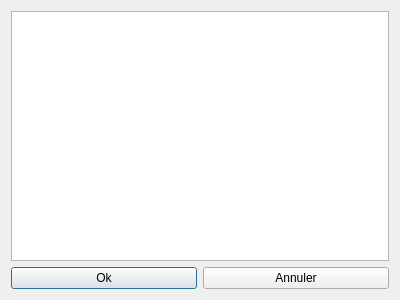
<?xml version="1.0" encoding="UTF-8"?>
<ui version="4.0">
 <class>FenetrePosition</class>
 <widget class="QDialog" name="FenetrePosition">
  <property name="geometry">
   <rect>
    <x>0</x>
    <y>0</y>
    <width>400</width>
    <height>300</height>
   </rect>
  </property>
  <property name="windowTitle">
   <string>Dialog</string>
  </property>
  <layout class="QGridLayout" name="gridLayout">
   <item row="0" column="0" colspan="2">
    <widget class="QTableWidget" name="tableWidget"/>
   </item>
   <item row="1" column="0">
    <widget class="QPushButton" name="pushButton_ok">
     <property name="text">
      <string>Ok</string>
     </property>
    </widget>
   </item>
   <item row="1" column="1">
    <widget class="QPushButton" name="pushButton_Annuler">
     <property name="text">
      <string>Annuler</string>
     </property>
    </widget>
   </item>
  </layout>
 </widget>
 <resources/>
 <connections/>
</ui>
